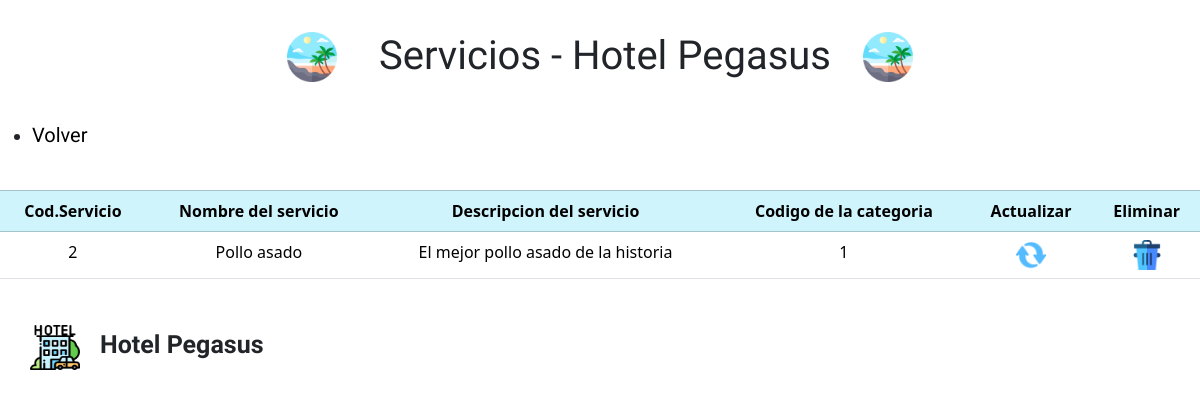
Page /servicios/verServicios on the committed database.
### serviciosGestion/models.py (models this page shows)
class tb_servicio(models.Model):
    codigo_ser = models.AutoField(primary_key =True,verbose_name = 'Codigo del servicio')
    nombre_ser = models.CharField(max_length=70, verbose_name = 'Nombre del servicio o producto')
    descripcion_ser = models.TextField(verbose_name = 'Descripcion del servicio')
    imagen_ser = models.ImageField(verbose_name = 'Imagen del servicio',upload_to=None, height_field=None, width_field=None, max_length=None)
    codigo_cat = models.ForeignKey("tb_categoria", verbose_name = "Categoria del servicio", on_delete=models.CASCADE)

class tb_categoria(models.Model):
    codigo_cat = models.AutoField(primary_key=True, verbose_name = 'Codigo de la categoria')
    nombre_cat = models.CharField(max_length=70, verbose_name = 'Nombre de la categoria')
    descripcion_cat = models.TextField(verbose_name = 'Descripcion de la categoria')
    imagen_cat = models.ImageField(verbose_name = 'Imagen de la categoria',upload_to='media', height_field=None, width_field=None, max_length=None)

### serviciosGestion/views.py (the view)
# urls.py: path('verServicios', verServicios, name = 'verServicios'),
def verServicios(request):
    try:
        servicios = tb_servicio.objects.all()
        contexto = {
            'servicios' : servicios
        }
    except Exception:
        return render(request,'errorUsuario.html')
    else:
        return render(request,'mostrarServicios.html',contexto)

### templates/mostrarServicios.html (shortened to what this page needs)
{% load static %}
<!DOCTYPE html>
<html lang="es">
<head>
    <link href="https://cdn.jsdelivr.net/npm/bootstrap@5.3.2/dist/css/bootstrap.min.css" rel="stylesheet">
    <link rel="stylesheet" href="{% static 'css/verUsuarios.css' %}">
</head>
<body>
    <header>
        <div class="logoIzquierdo">
            <img src="{% static 'img/playa.png' %}" alt="logoIzquierda">
        </div>
        <h1 class="tituloEncabezado">Servicios - Hotel Pegasus</h1>
        <div class="logoIzquierdo">
            <img src="{% static 'img/playa.png' %}" alt="logoIzquierda">
        </div>
    </header>
    <ul>
        <li>
            <a href="{% url 'ingresaServicios' %}">Volver</a>
        </li>
    </ul>
    <table class="table">
        <br>
        <thead class="table-info table-bordered">
                <tr>
                    <th scope='col'>Cod.Servicio</th>
                    <th scope='col'>Nombre del servicio</th>
                    <th scope='col'>Descripcion del servicio</th>
                    <th scope='col'>Codigo de la categoria</th>
                    <th scope='col'>Actualizar</th>
                    <th scope='col'>Eliminar</th>
                </tr>
            {% for i in servicios %}
            </thead>
                <tr>
                    <td>{{i.codigo_ser}}</td>
                    <td>{{i.nombre_ser}}</td>
                    <td>{{i.descripcion_ser}}</td>
                    <td>{{i.codigo_cat.codigo_cat}}</td>
                    <td>
                        <a href="actualizaServicio/{{i.codigo_ser}}"><img src="{% static "img/actualizar.png" %}" alt="imagenActualizar" width="30px"></a>
                    </td>
                    <td>
                        <a href="eliminarServicio/{{i.codigo_ser}}"><img src="{% static "img/eliminar.png"%}" alt="imagenEliminar" width='30px'></a>
                    </td>
                </tr>
            {% endfor %}
    </table>
    <footer>
        <div class="contenedorFooter">
            <img src="{% static 'img/hotel.png' %}" alt="hotelIcono">
            <h3>Hotel Pegasus</h3>
        </div>
    </footer>
</body>
</html>

### crudProyecto/static/css/verUsuarios.css (style rules this page uses)
h1 { font-size: 2.5rem; font-family: 'Oswald', sans-serif; }
header { display: flex; justify-content: center; height: 120px; }
header .tituloEncabezado { align-self: center; margin-left: 10px; }
header .logoIzquierdo { width: -100%; padding: 32px; }
.logoIzquierdo img { width: 50px; height: 50px; }
li a { color: black; text-decoration: none; font-size: 20px; font-family: 'Roboto', sans-serif; }
th { text-align:center; }
td { padding-top: 10px; text-align: center; }
footer .contenedorFooter { width: 100%; display: flex; justify-content: start; padding: 30px; }
.contenedorFooter img { width: 50px; height: 45px; }
.contenedorFooter h3 { margin-left: 20px; font-family: 'Oswald', sans-serif; font-weight: bold; font-size: 25px; margin-top: 5px; }

### rows in the picture
tb_servicio: codigo_ser "2", nombre_ser "Pollo asado", descripcion_ser "El mejor pollo asado de la historia", codigo_cat.codigo_cat "1"
